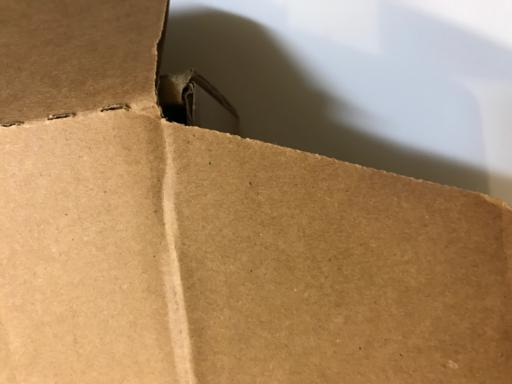
#> input picture data/cardboard/01ac46ca-db39-44c6-99b7-ab3c0d90dd20.jpg, 512 x 384 px, found by its file name; its folder holds 3 pictures in this run
$ jupyter execute --allow-errors 01_explore_data.ipynb
#> lines starting #> are read from the running program, lines starting #| are printed output that depends on the picture
# Step 1: Explore the dataset

### Tasks:
- Load images from data/.
- Check number of images per class.
- Visualize some samples from each class.
- Identify class imbalance (if some classes have fewer images than others).
- clean Data from corrupted images if found

### Goal: Understand your dataset size and variability.

[cell 1]
import os
from pathlib import Path
import matplotlib.pyplot as plt
from PIL import Image, UnidentifiedImageError # load and display images.
import numpy as np # To convert images to arrays

from collections import Counter # count how many images each class has.

[cell 2]
data_dir = "/Users/rodynaamr/Image_Classification_SVM_kNN/data"

# Count images in each class

[cell 3]
class_counts = {}
classes = sorted(os.listdir(data_dir))

for cls in classes:
    class_path = os.path.join(data_dir, cls)
    images = [f for f in os.listdir(class_path) if f.lower().endswith((".png", ".jpg", ".jpeg"))]
    class_counts[cls] = len(images)

print("Images per class:")
for cls, count in class_counts.items():
    print(f"{cls}: {count} images")

# Visualize 3 sample images from each class

[cell 4]
for cls in classes:
    class_path = os.path.join(data_dir, cls)
    images = [f for f in os.listdir(class_path) if f.lower().endswith((".png", ".jpg", ".jpeg"))]

    print(f"\nShowing samples for class: {cls}")

    plt.figure(figsize=(10, 3))
    shown = 0

    for file in images:
        if shown == 3:
            break

        img_path = os.path.join(class_path, file)

        try:
            img = Image.open(img_path)
#> img is the input picture: PIL image 512x384 RGB; mean R, G, B 166.9, 135.7, 100.1
            img = img.convert("RGB")   # avoids some errors
        except UnidentifiedImageError:
            print(f"❌ Skipping corrupted file: {img_path}")
            continue

        plt.subplot(1, 3, shown + 1)
        plt.imshow(img)
        plt.title(cls)
        plt.axis("off")
        shown += 1

    plt.show()
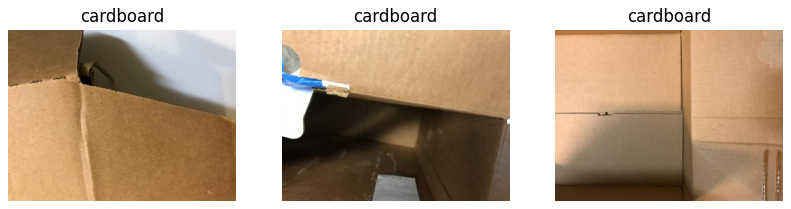
#> figure drawn by matplotlib, 3 panels
